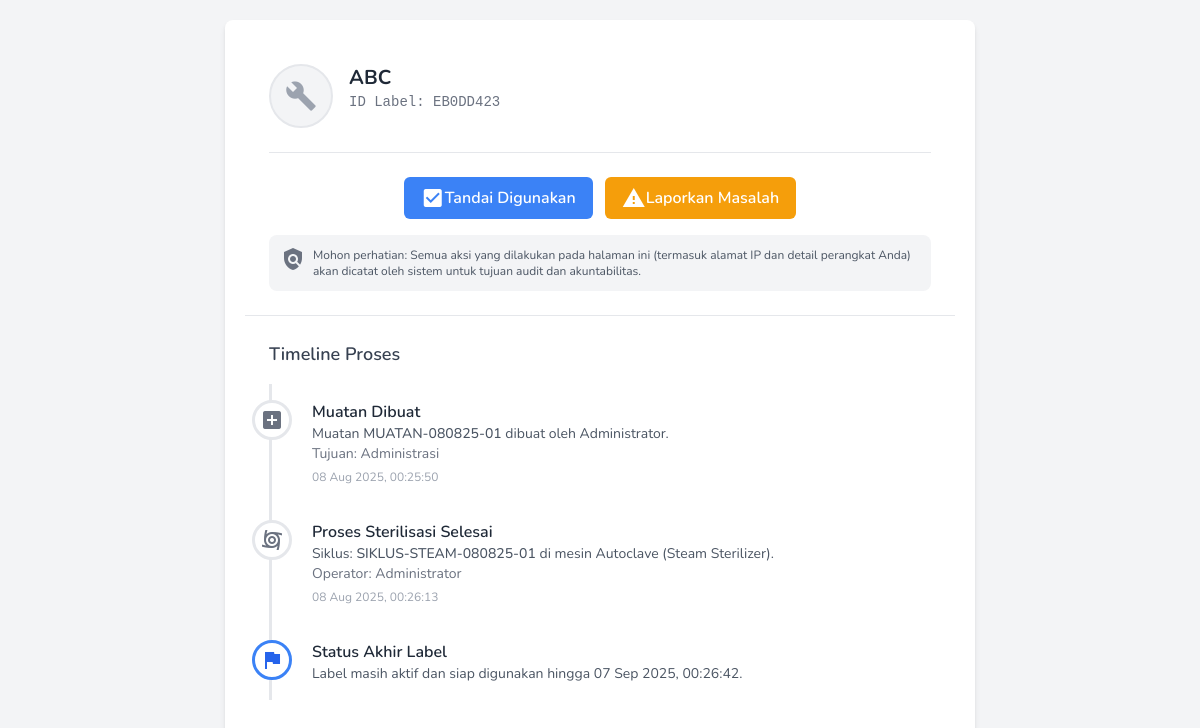
The app's page /public_label_view.php?uid=EB0DD423 (signed in), older data.
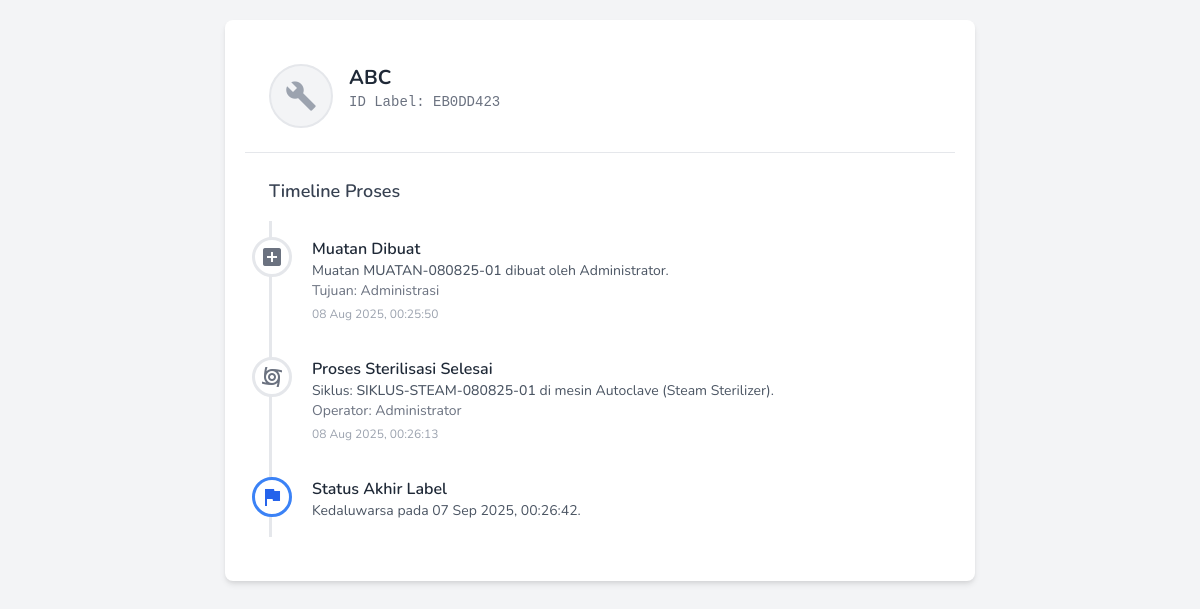
The same page, newer data.
### tables this page shows
CREATE TABLE `sterilization_records` (
  `record_id` int(11) NOT NULL,
  `label_unique_id` varchar(50) NOT NULL,
  `item_id` int(11) NOT NULL,
  `cycle_id` int(11) DEFAULT NULL,
  `load_id` int(11) DEFAULT NULL,
  `destination_department_id` int(11) DEFAULT NULL,
  `load_item_id` int(11) DEFAULT NULL,
  `item_type` enum('instrument','set') NOT NULL,
  `label_title` varchar(255) NOT NULL,
  `created_by_user_id` int(11) DEFAULT NULL,
  `created_at` timestamp NULL DEFAULT current_timestamp(),
  `expiry_date` timestamp NULL DEFAULT NULL,
  `status` varchar(25) NOT NULL,
  `used_at` timestamp NULL DEFAULT NULL COMMENT 'Tanggal dan waktu label ditandai sebagai digunakan',
  `validated_by_user_id` int(11) DEFAULT NULL COMMENT 'ID pengguna yang melakukan validasi (mengubah status dari pending_validation ke active)',
  `validated_at` timestamp NULL DEFAULT NULL COMMENT 'Tanggal dan waktu label divalidasi dan diaktifkan',
  `notes` text DEFAULT NULL,
  `label_items_snapshot` text DEFAULT NULL COMMENT 'JSON snapshot dari item dan kuantitas untuk label ini jika item_type adalah set',
  `print_status` varchar(20) NOT NULL DEFAULT 'pending' COMMENT 'pending, printed',
  `action_ip_address` varchar(45) DEFAULT NULL COMMENT 'IP address from public action',
  `action_user_agent` text DEFAULT NULL COMMENT 'User agent details from public action',
  `usage_proof_filename` varchar(255) DEFAULT NULL,
  `issue_proof_filename` varchar(255) DEFAULT NULL,
  `print_count` int(11) NOT NULL DEFAULT 0 COMMENT 'Menghitung berapa kali label dicetak'
);

CREATE TABLE `sterilization_loads` (
  `load_id` int(11) NOT NULL,
  `load_name` varchar(255) NOT NULL COMMENT 'Nama deskriptif untuk muatan, misal: Autoklaf A - Pagi 25/06',
  `notes` text DEFAULT NULL,
  `created_by_user_id` int(11) DEFAULT NULL,
  `machine_id` int(11) DEFAULT NULL,
  `load_type` enum('Rutin','Cito/Darurat','Jadwal Operasi') NOT NULL DEFAULT 'Rutin' COMMENT 'Jenis muatan untuk klasifikasi',
  `priority` enum('Normal','Tinggi','Urgent') NOT NULL DEFAULT 'Normal' COMMENT 'Prioritas pengerjaan muatan',
  `destination_department_id` int(11) DEFAULT NULL,
  `packaging_type_id` int(11) DEFAULT NULL,
  `cycle_id` int(11) DEFAULT NULL COMMENT 'Diisi saat muatan dijalankan dalam siklus',
  `status` varchar(50) NOT NULL DEFAULT 'persiapan' COMMENT 'persiapan, berjalan, menunggu_validasi, selesai, gagal',
  `created_at` timestamp NULL DEFAULT current_timestamp(),
  `updated_at` timestamp NULL DEFAULT current_timestamp() ON UPDATE current_timestamp()
);

CREATE TABLE `users` (
  `user_id` int(11) NOT NULL,
  `username` varchar(50) NOT NULL,
  `email` varchar(100) DEFAULT NULL,
  `password_hash` varchar(255) NOT NULL,
  `full_name` varchar(100) DEFAULT NULL,
  `role` enum('admin','staff','supervisor') NOT NULL DEFAULT 'staff',
  `created_at` timestamp NULL DEFAULT current_timestamp()
);

CREATE TABLE `departments` (
  `department_id` int(11) NOT NULL,
  `department_name` varchar(100) NOT NULL,
  `is_active` tinyint(1) NOT NULL DEFAULT 1,
  `created_at` timestamp NOT NULL DEFAULT current_timestamp()
);

CREATE TABLE `sterilization_cycles` (
  `cycle_id` int(11) NOT NULL,
  `machine_name` varchar(255) NOT NULL,
  `cycle_number` varchar(100) NOT NULL,
  `cycle_date` datetime NOT NULL,
  `operator_user_id` int(11) DEFAULT NULL,
  `status` varchar(50) NOT NULL DEFAULT 'menunggu_validasi' COMMENT 'completed, failed, menunggu_validasi',
  `notes` text DEFAULT NULL,
  `created_at` timestamp NOT NULL DEFAULT current_timestamp()
);

### config.php (called while the page is built, shortened)
<?php
if (!function_exists('getUniversalStatusBadge')) {
    function getUniversalStatusBadge(string $status): array
    {
        $statusLower = strtolower(str_replace(' ', '_', $status));
        $defaultClass = 'bg-gray-100 text-gray-700';
        $defaultText = ucfirst(str_replace('_', ' ', $status));
        $statusMap = [
            'active' => ['text' => 'Aktif', 'class' => 'bg-green-100 text-green-800'],
            'used' => ['text' => 'Telah Digunakan', 'class' => 'bg-blue-100 text-blue-800'],
            'expired' => ['text' => 'Kedaluwarsa', 'class' => 'bg-red-100 text-red-800'],
            'pending_validation' => ['text' => 'Pending Validasi', 'class' => 'bg-yellow-100 text-yellow-800'],
            'recalled' => ['text' => 'Ditarik Kembali', 'class' => 'bg-purple-100 text-purple-700'],
            'voided' => ['text' => 'Dibatalkan', 'class' => 'bg-gray-400 text-white'],
            'persiapan' => ['text' => 'Persiapan', 'class' => 'bg-gray-200 text-gray-800'],
            'menunggu_validasi' => ['text' => 'Menunggu Validasi', 'class' => 'bg-yellow-100 text-yellow-800'],
            'completed' => ['text' => 'Selesai (Lulus)', 'class' => 'bg-green-100 text-green-800'],
            'selesai' => ['text' => 'Selesai (Lulus)', 'class' => 'bg-green-100 text-green-800'],
            'failed' => ['text' => 'Gagal', 'class' => 'bg-red-100 text-red-800'],
            'gagal' => ['text' => 'Gagal', 'class' => 'bg-red-100 text-red-800'],
            'tersedia' => ['text' => 'Tersedia', 'class' => 'bg-green-100 text-green-800'],
            'sterilisasi' => ['text' => 'Sterilisasi', 'class' => 'bg-blue-100 text-blue-800'],
            'perbaikan' => ['text' => 'Perbaikan', 'class' => 'bg-yellow-100 text-yellow-800'],
            'rusak' => ['text' => 'Rusak', 'class' => 'bg-red-100 text-red-800'],
        ];
        return $statusMap[$statusLower] ?? ['text' => $defaultText, 'class' => $defaultClass];
    }
}

### public_label_view.php (the view, shortened to what the changed rows need)
<?php
require_once 'config.php';
$labelDetails = null;
$pageErrorMessage = '';
$labelUniqueIdFromGet = trim($_GET['uid'] ?? '');
if (empty($labelUniqueIdFromGet)) {
    $pageErrorMessage = "ID Label tidak disediakan.";
} else {
    $conn = connectToDatabase();
    if ($conn) {
        $sql = "SELECT
                    sr.*, sr.usage_proof_filename, sr.issue_proof_filename,
                    creator.full_name as creator_full_name,
                    validator.full_name as validator_full_name,
                    sc.machine_name, sc.cycle_number, sc.cycle_date, sc.status as cycle_status,
                    cycle_operator.full_name as cycle_operator_name,
                    sl.load_name, sl.created_at as load_created_at, load_creator.full_name as load_creator_name,
                    dest_dept.department_name as destination_department_name,
                    i.image_filename
                FROM sterilization_records sr
                LEFT JOIN users creator ON sr.created_by_user_id = creator.user_id
                LEFT JOIN sterilization_loads sl ON sr.load_id = sl.load_id
                LEFT JOIN users load_creator ON sl.created_by_user_id = load_creator.user_id
                LEFT JOIN sterilization_cycles sc ON sl.cycle_id = sc.cycle_id
                LEFT JOIN users cycle_operator ON sc.operator_user_id = cycle_operator.user_id
                LEFT JOIN users validator ON sr.validated_by_user_id = validator.user_id
                LEFT JOIN departments dest_dept ON sl.destination_department_id = dest_dept.department_id
                LEFT JOIN instruments i ON sr.item_type = 'instrument' AND sr.item_id = i.instrument_id
                WHERE sr.label_unique_id = ?";
        if ($stmt = $conn->prepare($sql)) {
            $stmt->bind_param("s", $labelUniqueIdFromGet);
            $stmt->execute();
            $result = $stmt->get_result();
            if ($result && $result->num_rows === 1) {
                $labelDetails = $result->fetch_assoc();
                $statusInfo = getUniversalStatusBadge($labelDetails['status']);
                $labelDetails['status_display'] = $statusInfo['text'];
            } else {
                $pageErrorMessage = "Label dengan ID '" . htmlspecialchars($labelUniqueIdFromGet) . "' tidak ditemukan.";
            }
        } else {
            $pageErrorMessage = "Gagal mempersiapkan query: " . $conn->error;
        }
    } else {
        $pageErrorMessage = "Koneksi ke database gagal.";
    }
}
?>
<!DOCTYPE html>
<html lang="id">
<head>
    <link href="https://cdn.jsdelivr.net/npm/tailwindcss@2.2.19/dist/tailwind.min.css" rel="stylesheet">
    <link rel="stylesheet" href="assets/css/style.css?v=<?php echo time(); ?>">
</head>
<body class="bg-gray-100">
    <div class="label-view-wrapper">
        <?php if ($labelDetails): ?>
            <div class="card p-0">
                <div class="p-6 border-b">
                    <div class="flex flex-col md:flex-row md:justify-between md:items-start gap-4">
                        <div class="flex items-start gap-4">
                            <div id="itemThumbnail" class="item-thumbnail"
                                data-image-src=""
                                data-item-type="<?php echo htmlspecialchars($labelDetails['item_type']); ?>">
                                <?php
                                $hasImage = !empty($labelDetails['image_filename']) && file_exists('uploads/instruments/' . $labelDetails['image_filename']);
                                if ($labelDetails['item_type'] === 'instrument') {
                                    echo $hasImage ? '<img src="uploads/instruments/' . htmlspecialchars($labelDetails['image_filename']) . '" alt="Gambar Instrumen">' : '<span class="material-icons">build</span>';
                                } else {
                                    echo '<span class="material-icons">inventory_2</span>';
                                }
                                ?>
                            </div>
                            <div>
                                <h2 class="text-xl font-bold text-gray-800"><?php echo htmlspecialchars($labelDetails['label_title']); ?></h2>
                                <p class="font-mono text-sm text-gray-500">ID Label: <?php echo htmlspecialchars($labelDetails['label_unique_id']); ?></p>
                            </div>
                        </div>
                    </div>
                    <?php if (strtolower($labelDetails['status']) === 'active'): ?>
                    <div class="label-action-container !justify-start !text-left !p-0 !border-0 mt-4">
                        <button id="markUsedBtn" class="btn bg-blue-500 text-white hover:bg-blue-600"><span class="material-icons">check_box</span>Tandai Digunakan</button>
                        <button id="reportIssueBtn" class="btn bg-yellow-500 text-white hover:bg-yellow-600"><span class="material-icons">report_problem</span>Laporkan Masalah</button>
                    </div>
                    <div class="mt-4 p-3 bg-gray-100 rounded-lg flex items-start text-xs text-gray-600">
                        <span class="material-icons text-base mr-2 text-gray-500">policy</span>
                        <span>Mohon perhatian: Semua aksi yang dilakukan pada halaman ini (termasuk alamat IP dan detail perangkat Anda) akan dicatat oleh sistem untuk tujuan audit dan akuntabilitas.</span>
                    </div>
                    <?php endif; ?>
                </div>
                <div class="p-6">
                    <h3 class="text-lg font-semibold text-gray-700 mb-4">Timeline Proses</h3>
                    <div class="timeline">
                        <div class="timeline-item">
                            <div class="timeline-icon bg-gray-100"><span class="material-icons text-gray-500">add_box</span></div>
                            <p class="font-semibold text-gray-800">Muatan Dibuat</p>
                            <p class="text-sm text-gray-600">Muatan <span class="font-medium"><?php echo htmlspecialchars($labelDetails['load_name'] ?? '-'); ?></span> dibuat oleh <?php echo htmlspecialchars($labelDetails['load_creator_name'] ?? 'N/A'); ?>.</p>
                            <p class="text-sm text-gray-500">Tujuan: <?php echo htmlspecialchars($labelDetails['destination_department_name'] ?? 'Stok Umum'); ?></p>
                            <time class="text-xs text-gray-400"><?php echo (new DateTime($labelDetails['load_created_at']))->format('d M Y, H:i:s'); ?></time>
                        </div>
                        <div class="timeline-item">
                            <div class="timeline-icon bg-gray-100"><span class="material-icons text-gray-500">cyclone</span></div>
                            <p class="font-semibold text-gray-800">Proses Sterilisasi Selesai</p>
                            <p class="text-sm text-gray-600">Siklus: <span class="font-medium"><?php echo htmlspecialchars($labelDetails['cycle_number'] ?? '-'); ?></span> di mesin <?php echo htmlspecialchars($labelDetails['machine_name'] ?? '-'); ?>.</p>
                            <p class="text-sm text-gray-500">Operator: <?php echo htmlspecialchars($labelDetails['cycle_operator_name'] ?? 'N/A'); ?></p>
                            <time class="text-xs text-gray-400"><?php echo (new DateTime($labelDetails['cycle_date']))->format('d M Y, H:i:s'); ?></time>
                        </div>
                         <div class="timeline-item timeline-item-final">
                            <div class="timeline-icon bg-blue-100"><span class="material-icons text-blue-600">flag</span></div>
                            <p class="font-semibold text-gray-800">Status Akhir Label</p>
                            <?php if($labelDetails['status'] === 'used' && !empty($labelDetails['used_at'])): ?>
                                <p class="text-sm text-gray-600">Telah digunakan pada <?php echo (new DateTime($labelDetails['used_at']))->format('d M Y, H:i:s'); ?>.</p>
                                <?php if (!empty($labelDetails['usage_proof_filename']) && file_exists('uploads/usage_proof/' . $labelDetails['usage_proof_filename'])): ?>
                                    <div class="proof-thumbnail-container">
                                        <img src="uploads/usage_proof/<?php echo htmlspecialchars($labelDetails['usage_proof_filename']); ?>" alt="Bukti Penggunaan" class="proof-thumbnail" onclick="showImageModal('uploads/usage_proof/<?php echo htmlspecialchars($labelDetails['usage_proof_filename']); ?>', 'instrument')">
                                    </div>
                                <?php endif; ?>
                            <?php elseif($labelDetails['status'] === 'expired'): ?>
                                <p class="text-sm text-gray-600">Kedaluwarsa pada <?php echo (new DateTime($labelDetails['expiry_date']))->format('d M Y, H:i:s'); ?>.</p>
                            <?php elseif($labelDetails['status'] === 'voided'): ?>
                                <p class="text-sm text-gray-600 font-medium">Dibatalkan secara administratif dan tidak valid untuk digunakan.</p>
                            <?php else: ?>
                                <p class="text-sm text-gray-600">Label masih aktif dan siap digunakan hingga <?php echo (new DateTime($labelDetails['expiry_date']))->format('d M Y, H:i:s'); ?>.</p>
                            <?php endif; ?>
                        </div>
                    </div>
                </div>
            </div>
        <?php else: ?>
            <div class="card p-6">
                 <div class="alert alert-danger" role="alert"><span class="material-icons">error</span><span><?php echo htmlspecialchars($pageErrorMessage ?: 'Gagal memuat detail label atau ID tidak valid.'); ?></span></div>
            </div>
        <?php endif; ?>
    </div>
</body>
</html>

Row changes from the older to the newer data that the page shows:
changed sterilization_records "ABC": status "active" → "expired" (drawn)
Text that changed along with them:
text no longer shown: "Tandai Digunakan Laporkan Masalah Mohon perhatian: Semua aksi yang dilakukan pada halaman ini (termasuk alamat IP dan detail perangkat Anda) akan dicatat oleh sistem untuk tujuan audit dan akuntabilitas. Label masih aktif dan siap digunakan hingga"
text now shown: "Kedaluwarsa pada"
